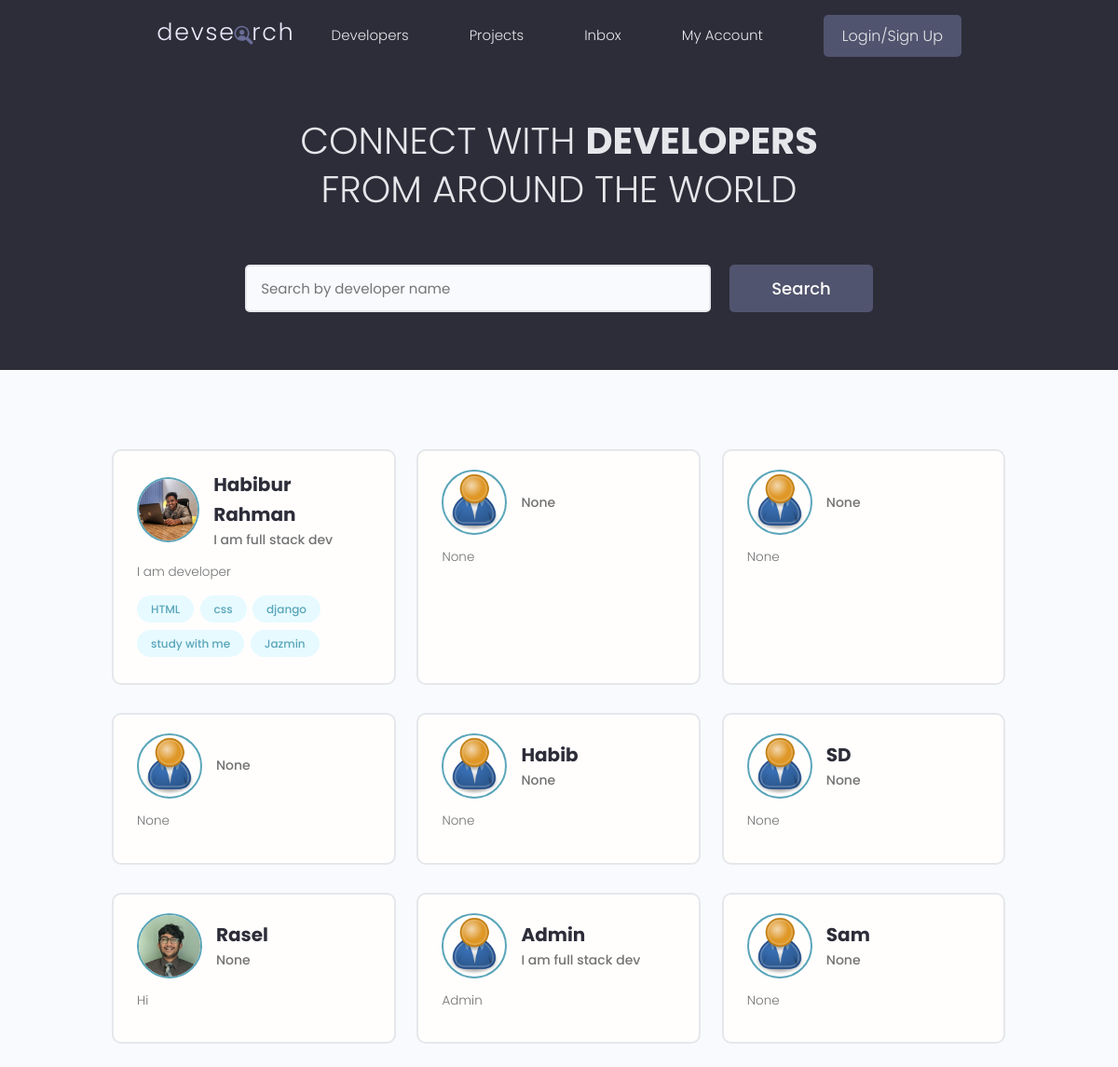
The page / on the database its author committed.
### users/models.py (models this page shows, shortened)
class Profile(models.Model):
    user = models.OneToOneField(User, on_delete=models.CASCADE, null=True, blank=True)
    name = models.CharField(max_length=200, blank=True, null=True)
    email = models.EmailField(max_length=500, blank=True, null=True)
    username = models.CharField(max_length=200, blank=True, null=True)
    location = models.CharField(max_length=200, blank=True, null=True)
    short_intro = models.CharField(max_length=200, blank=True, null=True)
    bio = models.TextField(blank=True, null=True)
    profile_image = models.ImageField(null=True, blank=True, upload_to='profiles/', default='profiles/user-default.png')
    social_github = models.CharField(max_length=200, blank=True, null=True)
    social_twitter = models.CharField(max_length=200, blank=True, null=True)
    social_linkedin = models.CharField(max_length=200, blank=True, null=True)
    social_youtube = models.CharField(max_length=200, blank=True, null=True)
    social_website = models.CharField(max_length=200, blank=True, null=True)
    created = models.DateField(auto_now_add=True)
    id = models.UUIDField(default=uuid.uuid4, unique=True, primary_key=True, editable=False)

class Skill(models.Model):
    owner = models.ForeignKey(Profile, on_delete=models.CASCADE, null=True, blank=True)
    name = models.CharField(max_length=200, blank=True, null=True)
    description = models.TextField(blank=True, null=True)
    created = models.DateField(auto_now_add=True)
    id = models.UUIDField(default=uuid.uuid4, unique=True, primary_key=True, editable=False)
    def __str__(self):
        return str(self.name)

### users/views.py (the view)
# urls.py: path('', views.profiles, name='profiles'),
def profiles(request):
    profiles = Profile.objects.all()
    context = {'profiles': profiles}
    return render(request, 'users/profiles.html', context)

### users/templates/users/profiles.html (shortened to what this page needs)
{% extends 'main.html' %}
{% block content %}
<main class="home">
    <section class="hero-section text-center">
      <div class="container container--narrow">
        <div class="hero-section__box">
          <h2>CONNECT WITH <span>DEVELOPERS</span></h2>
          <h2>FROM AROUND THE WORLD</h2>
        </div>
        <div class="hero-section__search">
          <form class="form" action="#" method="get">
            <div class="form__field">
              <input class="input input--text" id="formInput#search" type="text" name="text"
                placeholder="Search by developer name" />
            </div>
            <input class="btn btn--sub btn--lg" type="submit" value="Search" />
          </form>
        </div>
      </div>
    </section>
    <section class="devlist">
      <div class="container">
        <div class="grid grid--three">
            {% for profile in profiles %}
          <div class="column card">
            <div class="dev">
              <a href="{% url 'user-profiles' profile.id %}" class="card__body">
                <div class="dev__profile">
                  <img class="avatar avatar--md" src="{{profile.profile_image.url}}" alt="image" />
                  <div class="dev__meta">
                    <h3>{{profile.name}}</h3>
                    <h5>{{profile.short_intro}}</h5>
                  </div>
                </div>
                <p class="dev__info">{{profile.bio|slice:"150"}}</p>
                <div class="dev__skills">
                    {% for skill in profile.skill_set.all|slice:"5" %}
                  <span class="tag tag--pill tag--main">
                    <small>{{skill}}</small>
                  </span>
                  {% endfor %}
                </div>
              </a>
            </div>
          </div>
          {% endfor%}
        </div>
      </div>
    </section>
  </main>
{% endblock %}

### static/styles/app.css (style rules this page uses)
:root { --color-sub: #2d2d39; }
.btn--sub { background-color: var(--color-sub-light); }
.card { border: 2px solid var(--color-light); }
img { width: 100%; }
.hero-section { height: 40vh; display: flex; align-items: center; background-color: var(--color-sub); }
.hero-section__box { margin-bottom: 4rem; }
.hero-section__box > h2, .hero-section__box > h2 > span { font-size: 4rem; color: var(--color-light); line-height: 1.3; text-transform: uppercase; }
.hero-section__box > h2 { font-weight: 300; }
.hero-section__box > h2 > span { font-weight: 700; }
.hero-section__search > .form { display: flex; align-items: center; justify-content: center; gap: 2rem; }
.hero-section__search > .form input.input--text { width: 50rem; }
.devlist { margin-top: 8rem; }
.devlist .grid { align-items: stretch; }
.devlist .dev .dev__profile { display: flex; align-items: center; gap: 1.5rem; }
.devlist .dev .dev__meta h3 { color: var(--color-sub); font-size: 2rem; font-weight: 700; }
.devlist .dev .dev__meta h5 { color: var(--color-text); font-size: 1.4rem; font-weight: 500; }
.devlist .dev .dev__info { margin: 1.5rem 0; font-size: 1.35rem; line-height: 1.4; text-align: justify; }

### static/uikit/styles/modules/_variables.css (style rules this page uses)
:root { --color-main: #5aa5b9; --color-main-light: #e6faff; --color-sub: #3f4156; --color-sub-light: #51546e; --color-sub-lighter: #ededfd; --color-text: #737373; --color-gray: #8b8b8b; --color-light: #e5e7eb; --color-light-gray: #767676; --color-bg: #f8fafd; --color-white: #fffefd; --color-white-light: #f3f3f3; --color-success: #359e64; --color-success-bg: #def8e8; --color-error: #fc4b0b; --color-error-bg: #fff2ee; --font-base: 'Poppins', arial, helvetica, 'Segoe UI', roboto, ubuntu, sans-serif; --font-monospace: 'Fira Code', 'Courier New', courier, monospace; --font-regular: 300; --font-medium: 500; --font-bold: 700; --generic-shadow: 1px 1px 5px #00000010; --generic-transition: all 0.3s ease-in-out; }

### static/uikit/styles/modules/_base.css (style rules this page uses)
* { margin: 0; padding: 0; box-sizing: border-box; text-rendering: optimizeLegibility; color: inherit; font-size: inherit; }
html { font-size: 50%; }
@media only screen and (min-width: 480px) { html { font-size: 56.25%; } }
@media only screen and (min-width: 1200px) { html { font-size: 62.5%; } }
body { line-height: 1.6; font-weight: 400; font-size: 1.5rem; color: var(--color-text); background-color: var(--color-bg); min-height: 100vh; }

### static/uikit/styles/modules/_typography.css (style rules this page uses)
* { font-family: var(--font-base); }
h2 { font-size: 3.6rem; font-weight: var(--font-bold); }
h3 { font-size: 3.2rem; font-weight: var(--font-medium); }
h5 { font-size: 2.4rem; font-weight: var(--font-medium); }
h5, h6 { font-weight: var(--font-regular); }
p, span, strong { font-size: 1.6rem; color: var(--color-text); font-weight: var(--font-regular); }
a { padding-bottom: 2px; text-decoration: none; display: inline-block; color: var(--color-main); font-weight: var(--font-medium); }

### static/uikit/styles/modules/_utilities.css (style rules this page uses)
.container { width: 92%; max-width: 165rem; margin: 0 auto; box-sizing: border-box; }
.container--narrow { width: 92%; max-width: 120rem; }
@media screen and (min-width: 1000px) { .container { width: 90%; } }
@media screen and (min-width: 1000px) { .container--narrow { width: 85%; } }
@media screen and (min-width: 1200px) { .container { width: 80%; } }
@media screen and (min-width: 1200px) { .container--narrow { width: 72%; } }
.text-center { text-align: center; }

### static/uikit/styles/modules/_avatar.css (style rules this page uses)
.avatar { border-radius: 50%; border: 2px solid var(--color-main); object-fit: cover; }
.avatar--md { height: 7rem; width: 7rem; }

### static/uikit/styles/modules/_button.css (style rules this page uses)
.btn { display: inline-block; position: relative; cursor: pointer; background-color: var(--color-light); font-weight: var(--font-medium); color: var(--color-sub); text-decoration: none; padding: 1rem 2rem; border-radius: 0.5rem; border: none; width: -webkit-fit-content; width: -moz-fit-content; width: fit-content; height: -webkit-fit-content; height: -moz-fit-content; height: fit-content; font-size: 1.6rem; outline-width: 0; outline-color: transparent; -webkit-backface-visibility: hidden; backface-visibility: hidden; transition: all 0.3s ease-in-out; }
.btn--sub { background-color: var(--color-sub); color: var(--color-white); }
.btn--lg { font-size: 1.8rem; padding: 1.2rem 4.5rem; }

### static/uikit/styles/modules/_card.css (style rules this page uses)
.card { border-radius: 1rem; background-color: var(--color-white); border: 1.5px solid var(--color-light); width: auto; height: auto; margin-top: 0.5rem; margin-bottom: 0.5rem; overflow: hidden; }
.card__body, .card__header { padding: 2rem 2.5rem; }

### rows shown on the page
Profile: profile_image (picture), name "Habibur Rahman", short_intro "I am full stack dev", bio "I am developer"
Skill: name "HTML"
Skill: name "css"
Skill: name "django"
Skill: name "study with me"
Skill: name "Jazmin"
Profile: profile_image (placeholder picture), short_intro "None", bio "None"
Profile: profile_image (placeholder picture), short_intro "None", bio "None"
Profile: profile_image (placeholder picture), short_intro "None", bio "None"
Profile: profile_image (placeholder picture), name "Habib", short_intro "None", bio "None"
Profile: profile_image (placeholder picture), name "SD", short_intro "None", bio "None"
Profile: profile_image (picture), name "Rasel", short_intro "None", bio "Hi"
Profile: profile_image (placeholder picture), name "Admin", short_intro "I am full stack dev", bio "Admin"
Profile: profile_image (placeholder picture), name "Sam", short_intro "None", bio "None"
